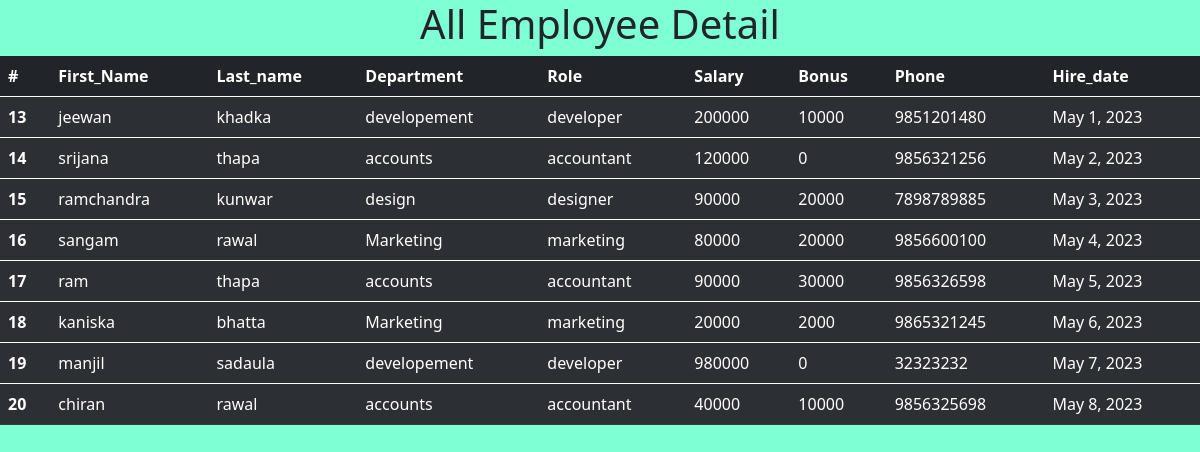
The page /view_emp on the database its author committed.
### ems_app/models.py (models this page shows, shortened)
class Employee(models.Model):
    first_name=models.CharField(max_length=100)
    last_name=models.CharField(max_length=100)
    dept=models.ForeignKey(Department,on_delete=models.CASCADE)
    salary=models.IntegerField(default=0)
    bonus=models.IntegerField(default=0)
    role=models.ForeignKey(Role,on_delete=models.CASCADE)
    phone=models.IntegerField(default=0)
    hire_date=models.DateField()

class Department(models.Model):
    name=models.CharField(max_length=100,null=False)
    location=models.CharField(max_length=100)\

class Role(models.Model):
    name=models.CharField(max_length=100,null=False)

### ems_app/views.py (the view)
# urls.py: path('view_emp',views.view_emp,name='view_emp'),
def view_emp(request):
    emps=Employee.objects.all()
    context={
        'emps' : emps
    }
    return render(request,'view_emp.html',context)

### templates/view_emp.html (shortened to what this page needs)
<!DOCTYPE html>
<html lang="en">
<head>
    <link href="https://cdn.jsdelivr.net/npm/bootstrap@5.0.2/dist/css/bootstrap.min.css" rel="stylesheet">
</head>
<body style="background-color:aquamarine;">
    <h1 style="text-align: center;">All Employee Detail</h1>
    <table class="table table-dark table-striped">
        <thead>
          <tr>
            <th scope="col">#</th>
            <th scope="col">First_Name</th>
            <th scope="col">Last_name</th>
            <th scope="col">Department</th>
            <th scope="col">Role</th>
            <th scope="col">Salary</th>
            <th scope="col">Bonus</th>
            <th scope="col">Phone</th>
            <th scope="col">Hire_date</th>
          </tr>
        </thead>
               {% for emp in emps %}
        <tbody>
          <tr>
            <th scope="row">{{emp.id}}</th>
            <td>{{emp.first_name}}</td>
            <td>{{emp.last_name}}</td>
            <td>{{emp.dept.name}}</td>
            <td>{{emp.role.name}}</td>
            <td>{{emp.salary}}</td>
            <td>{{emp.bonus}}</td>
            <td>{{emp.phone}}</td>
            <td>{{emp.hire_date}}</td>
          </tr>
        </tbody>
            {% endfor %}
      </table>
</body>
</html>

### rows shown on the page
Employee: id "13", first_name "jeewan", last_name "khadka", dept.name "developement", role.name "developer", salary "200000", bonus "10000", phone "9851201480", hire_date "May 1, 2023"
Employee: id "14", first_name "srijana", last_name "thapa", dept.name "accounts", role.name "accountant", salary "120000", bonus "0", phone "9856321256", hire_date "May 2, 2023"
Employee: id "15", first_name "ramchandra", last_name "kunwar", dept.name "design", role.name "designer", salary "90000", bonus "20000", phone "7898789885", hire_date "May 3, 2023"
Employee: id "16", first_name "sangam", last_name "rawal", dept.name "Marketing", role.name "marketing", salary "80000", bonus "20000", phone "9856600100", hire_date "May 4, 2023"
Employee: id "17", first_name "ram", last_name "thapa", dept.name "accounts", role.name "accountant", salary "90000", bonus "30000", phone "9856326598", hire_date "May 5, 2023"
Employee: id "18", first_name "kaniska", last_name "bhatta", dept.name "Marketing", role.name "marketing", salary "20000", bonus "2000", phone "9865321245", hire_date "May 6, 2023"
Employee: id "19", first_name "manjil", last_name "sadaula", dept.name "developement", role.name "developer", salary "980000", bonus "0", phone "32323232", hire_date "May 7, 2023"
Employee: id "20", first_name "chiran", last_name "rawal", dept.name "accounts", role.name "accountant", salary "40000", bonus "10000", phone "9856325698", hire_date "May 8, 2023"
